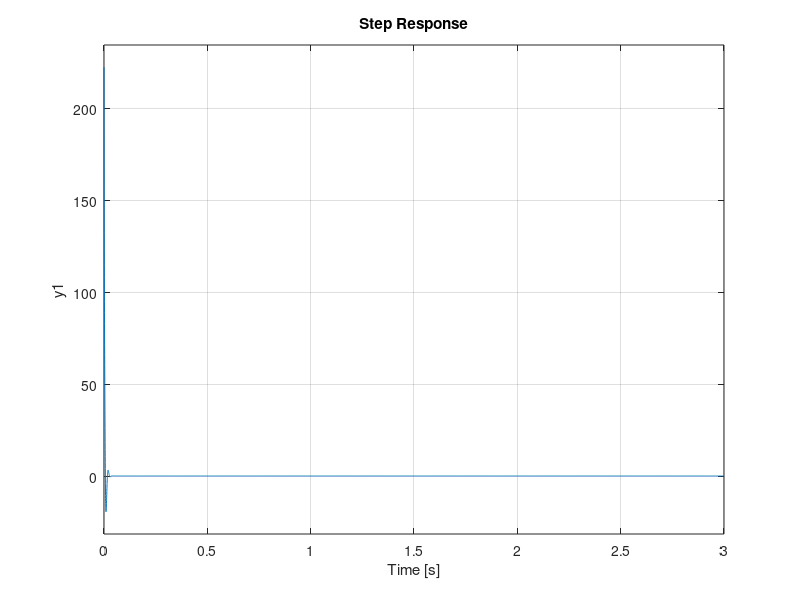

MATLAB code to generate this figure: (Note: this script raises an error after producing the figure.)
%% Inner Loop Design and Plant Analysis 
clc 
close all 
clear all 
%% constant declerations
m = 3.02 % in Kg
Iz = 0.0421502 % in Kgm^2
r = 0.06 % in m
d_w = 0.33 % in m 
s = tf([1 0],[1])

% plant model based on the empherical data
BW = 2*pi*80;
ta = 1/1260;
ph = 60*pi/180;
DC_value = 50;
rise_time = 6;
domi_pole = 5/(rise_time);
P = (DC_value*domi_pole)/(s+domi_pole)
pre = (s+10000)*(s+10000)/((s+669.2)*(s+669.2));
[Mag, Pha, BW] = bode(P,BW); 


z = BW/(tan((ph - (pi/2) - (Pha*pi/180) + atan(ta*BW))/2));
k = BW*sqrt(((ta*BW)^2)+1)/(((z^2)+(BW^2))*Mag);
PID = k*((s+z)^2)/(s*(ta*s+1));
bode(PID*P);
close all
CL2 = PID*P/(1+PID*P);
CLu = CL2/P ;
step(16*CLu)
allmargin(CL2);
k
z

g = k;
ta = 1/1260;
td = 0.01;
Po = exp(-td/ta);
A = ((2*g*z) - (ta*g*z*z)) ;
B = g*z*z;
C = (g*(z*ta - 1)*(z*ta - 1))/ta ;


% PI 6


